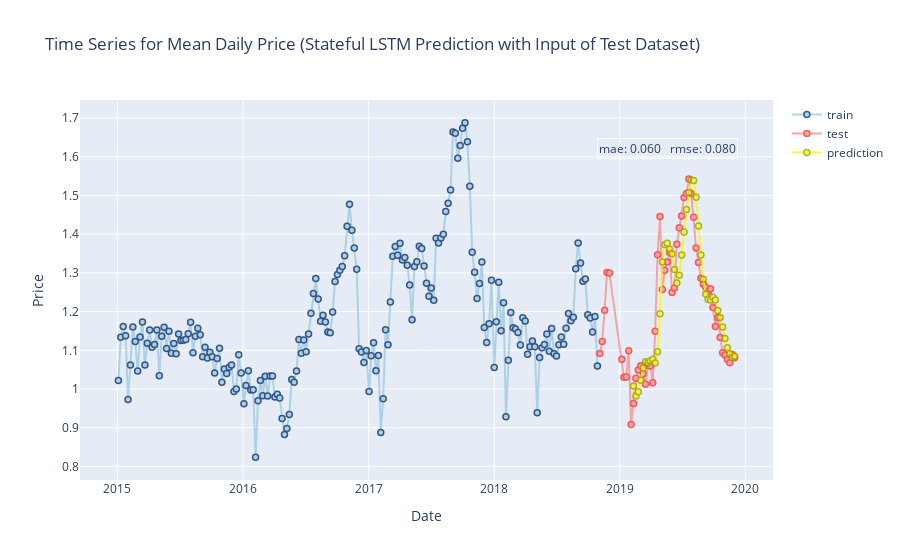

Notebook code cell kept with this figure:
### Markdown cell above
#### Plot the results of Stateful LSTM with prediction from test dataset

### Code cell
#Plot the stateful LSTM prediction for the testset data
import plotly
from plotly.offline import init_notebook_mode, iplot
import plotly.graph_objs as go
init_notebook_mode(connected=True)

fig = go.Figure()

scatter1=go.Scatter(x=stateful_prediction_from_test_data_df.index,y=stateful_prediction_from_test_data_df['train'],
                   name='train',mode='lines+markers',marker=dict(
                                 color='rgb(158,202,225)',
                                 line=dict(
                                 color='rgb(8,48,107)',
                                 width=1.5)),
                                opacity=0.8)
scatter2=go.Scatter(x=stateful_prediction_from_test_data_df.index,y=stateful_prediction_from_test_data_df['test'],
                   name='test',mode='lines+markers',marker=dict(
                                 color='rgb(248,146,146)',
                                 line=dict(
                                 color='rgb(249,52,52)',
                                 width=1.5)),
                                opacity=0.8)

scatter3=go.Scatter(x=stateful_prediction_from_test_data_df.index,y=stateful_prediction_from_test_data_df['prediction'],
                   name='prediction',mode='lines+markers',marker=dict(
                                 color='rgb(249,249,11)',
                                 line=dict(
                                 color='rgb(158,158,14)',
                                 width=1.5)),
                                opacity=0.8)






data=[scatter1,scatter2,scatter3]

layout = go.Layout(title='Time Series for Mean Daily Price (Stateful LSTM Prediction with Input of Test Dataset)',
                  xaxis={'title':'Date'},yaxis={'title':'Price'},
                   annotations=[
            go.layout.Annotation(
                text='mae: {mae_value:.3f} \n rmse: {rmse_value:.3f}'.format(mae_value=stateful_from_test_data_mae,rmse_value=stateful_from_test_data_rmse),
                align='left',
                showarrow=False,
                xref='paper',
                yref='paper',
                x=0.95,
                y=0.9,
                bordercolor='white',
                borderwidth=1,
                
            )
        ])
fig=go.Figure(data=data,layout=layout)



try:
    fig.show()
except:
    fig.show("svg")
#figure.show(renderer="colab")

### Figure 1 — Plotly figure (JSON) as saved in the notebook; plotly's stock layout.template omitted (floating-point values rounded to 4 significant figures; data arrays with more than 128 entries replaced by an {"elided": "..."} marker saying what was removed)
{"data": [{"marker": {"color": "rgb(158,202,225)", "line": {"color": "rgb(8,48,107)", "width": 1.5}}, "mode": "lines+markers", "name": "train", "opacity": 0.8, "type": "scatter", "x": {"elided": "253 str values"}, "y": {"elided": "253 float values"}}, {"marker": {"color": "rgb(248,146,146)", "line": {"color": "rgb(249,52,52)", "width": 1.5}}, "mode": "lines+markers", "name": "test", "opacity": 0.8, "type": "scatter", "x": {"elided": "253 str values"}, "y": {"elided": "253 float values"}}, {"marker": {"color": "rgb(249,249,11)", "line": {"color": "rgb(158,158,14)", "width": 1.5}}, "mode": "lines+markers", "name": "prediction", "opacity": 0.8, "type": "scatter", "x": {"elided": "253 str values"}, "y": {"elided": "253 float values"}}], "layout": {"annotations": [{"align": "left", "bordercolor": "white", "borderwidth": 1, "showarrow": false, "text": "mae: 0.060 \n rmse: 0.080", "x": 0.95, "xref": "paper", "y": 0.9, "yref": "paper"}], "title": {"text": "Time Series for Mean Daily Price (Stateful LSTM Prediction with Input of Test Dataset)"}, "xaxis": {"title": {"text": "Date"}}, "yaxis": {"title": {"text": "Price"}}}}
